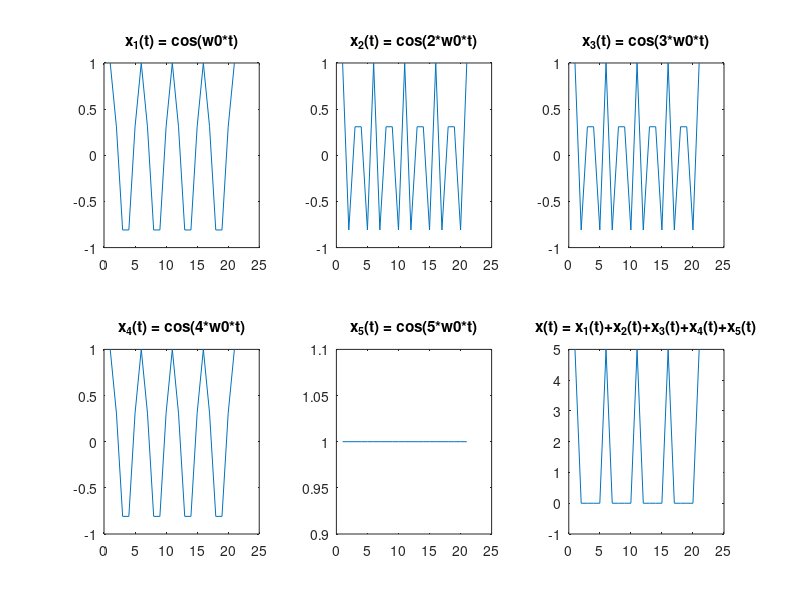

Source code (MATLAB):
t=-10:10;
w0=2*pi/5;
y1=cos(w0*t);
subplot(2,3,1);
plot(y1)
title('x_1(t) = cos(w0*t)');

subplot(2,3,2);
y2=cos(2*w0*t);
plot(y2)
title('x_2(t) = cos(2*w0*t)');

subplot(2,3,3);
y3=cos(3*w0*t);plot(y3)
title('x_3(t) = cos(3*w0*t)');

subplot(2,3,4);
y4=cos(4*w0*t);
plot(y4)
title('x_4(t) = cos(4*w0*t)');

subplot(2,3,5);
y5=cos(5*w0*t);
plot(y5)
title('x_5(t) = cos(5*w0*t)');

subplot(2,3,6);
y = y1+y2+y3+y4+y5;
plot(y)
title('x(t) = x_1(t)+x_2(t)+x_3(t)+x_4(t)+x_5(t)');